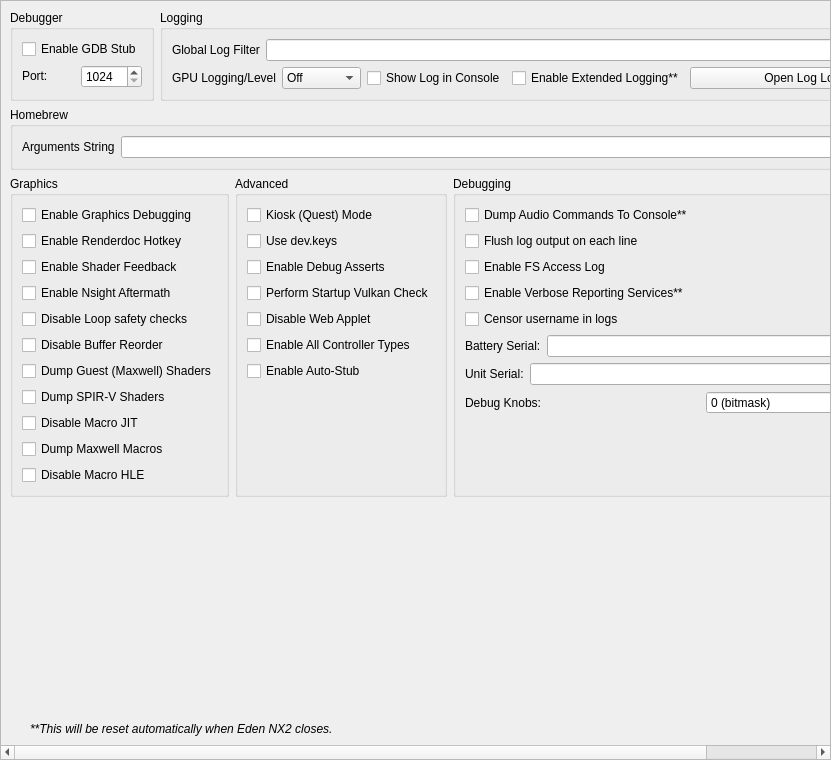
<?xml version="1.0" encoding="UTF-8"?>
<ui version="4.0">
 <class>ConfigureDebug</class>
 <widget class="QScrollArea" name="ConfigureDebug">
  <property name="geometry">
   <rect>
    <x>0</x>
    <y>0</y>
    <width>831</width>
    <height>760</height>
   </rect>
  </property>
  <property name="widgetResizable">
   <bool>true</bool>
  </property>
  <widget class="QWidget" name="widget">
   <property name="geometry">
    <rect>
     <x>0</x>
     <y>0</y>
     <width>829</width>
     <height>758</height>
    </rect>
   </property>
   <layout class="QVBoxLayout" name="verticalLayout_1">
    <item>
     <layout class="QHBoxLayout" name="horizontalLayout">
      <property name="topMargin">
       <number>0</number>
      </property>
      <item>
       <widget class="QGroupBox" name="groupBox">
        <property name="sizePolicy">
         <sizepolicy hsizetype="Preferred" vsizetype="Preferred">
          <horstretch>0</horstretch>
          <verstretch>0</verstretch>
         </sizepolicy>
        </property>
        <property name="title">
         <string>Debugger</string>
        </property>
        <property name="alignment">
         <set>Qt::AlignmentFlag::AlignLeading|Qt::AlignmentFlag::AlignLeft|Qt::AlignmentFlag::AlignTop</set>
        </property>
        <property name="flat">
         <bool>false</bool>
        </property>
        <property name="checkable">
         <bool>false</bool>
        </property>
        <layout class="QVBoxLayout" name="verticalLayout_3">
         <item>
          <widget class="QWidget" name="debug_widget" native="true">
           <property name="sizePolicy">
            <sizepolicy hsizetype="Preferred" vsizetype="Maximum">
             <horstretch>0</horstretch>
             <verstretch>0</verstretch>
            </sizepolicy>
           </property>
           <layout class="QVBoxLayout" name="verticalLayout">
            <property name="sizeConstraint">
             <enum>QLayout::SizeConstraint::SetDefaultConstraint</enum>
            </property>
            <property name="leftMargin">
             <number>0</number>
            </property>
            <property name="topMargin">
             <number>0</number>
            </property>
            <property name="rightMargin">
             <number>0</number>
            </property>
            <property name="bottomMargin">
             <number>0</number>
            </property>
            <item>
             <widget class="QCheckBox" name="toggle_gdbstub">
              <property name="sizePolicy">
               <sizepolicy hsizetype="Maximum" vsizetype="Maximum">
                <horstretch>0</horstretch>
                <verstretch>0</verstretch>
               </sizepolicy>
              </property>
              <property name="text">
               <string>Enable GDB Stub</string>
              </property>
             </widget>
            </item>
            <item>
             <widget class="QWidget" name="horizontalWidget_3" native="true">
              <property name="sizePolicy">
               <sizepolicy hsizetype="Preferred" vsizetype="Maximum">
                <horstretch>0</horstretch>
                <verstretch>0</verstretch>
               </sizepolicy>
              </property>
              <layout class="QHBoxLayout" name="horizontalLayout_3">
               <property name="leftMargin">
                <number>0</number>
               </property>
               <property name="topMargin">
                <number>0</number>
               </property>
               <property name="rightMargin">
                <number>0</number>
               </property>
               <property name="bottomMargin">
                <number>0</number>
               </property>
               <item>
                <widget class="QLabel" name="label_11">
                 <property name="sizePolicy">
                  <sizepolicy hsizetype="Minimum" vsizetype="Maximum">
                   <horstretch>0</horstretch>
                   <verstretch>0</verstretch>
                  </sizepolicy>
                 </property>
                 <property name="text">
                  <string>Port:</string>
                 </property>
                </widget>
               </item>
               <item>
                <widget class="QSpinBox" name="gdbport_spinbox">
                 <property name="sizePolicy">
                  <sizepolicy hsizetype="Preferred" vsizetype="Maximum">
                   <horstretch>0</horstretch>
                   <verstretch>0</verstretch>
                  </sizepolicy>
                 </property>
                 <property name="minimum">
                  <number>1024</number>
                 </property>
                 <property name="maximum">
                  <number>65535</number>
                 </property>
                </widget>
               </item>
              </layout>
             </widget>
            </item>
           </layout>
          </widget>
         </item>
        </layout>
       </widget>
      </item>
      <item>
       <widget class="QGroupBox" name="groupBox_2">
        <property name="sizePolicy">
         <sizepolicy hsizetype="Expanding" vsizetype="Preferred">
          <horstretch>0</horstretch>
          <verstretch>0</verstretch>
         </sizepolicy>
        </property>
        <property name="title">
         <string>Logging</string>
        </property>
        <layout class="QGridLayout" name="gridLayout_1">
         <item row="0" column="0" colspan="4">
          <widget class="QWidget" name="logging_widget" native="true">
           <property name="sizePolicy">
            <sizepolicy hsizetype="Preferred" vsizetype="Maximum">
             <horstretch>0</horstretch>
             <verstretch>0</verstretch>
            </sizepolicy>
           </property>
           <layout class="QHBoxLayout" name="horizontalLayout_1">
            <property name="leftMargin">
             <number>0</number>
            </property>
            <property name="topMargin">
             <number>0</number>
            </property>
            <property name="rightMargin">
             <number>0</number>
            </property>
            <property name="bottomMargin">
             <number>0</number>
            </property>
            <item>
             <widget class="QLabel" name="label_1">
              <property name="sizePolicy">
               <sizepolicy hsizetype="Preferred" vsizetype="Preferred">
                <horstretch>0</horstretch>
                <verstretch>0</verstretch>
               </sizepolicy>
              </property>
              <property name="text">
               <string>Global Log Filter</string>
              </property>
             </widget>
            </item>
            <item>
             <widget class="QLineEdit" name="log_filter_edit"/>
            </item>
           </layout>
          </widget>
         </item>
         <item row="1" column="0">
          <widget class="QWidget" name="gpu_log_level_widget" native="true">
           <property name="sizePolicy">
            <sizepolicy hsizetype="Preferred" vsizetype="Maximum">
             <horstretch>0</horstretch>
             <verstretch>0</verstretch>
            </sizepolicy>
           </property>
           <layout class="QHBoxLayout" name="gpu_log_level_layout">
            <property name="leftMargin">
             <number>0</number>
            </property>
            <property name="topMargin">
             <number>0</number>
            </property>
            <property name="rightMargin">
             <number>0</number>
            </property>
            <property name="bottomMargin">
             <number>0</number>
            </property>
            <item>
             <widget class="QLabel" name="gpu_log_level_label">
              <property name="text">
               <string>GPU Logging/Level</string>
              </property>
             </widget>
            </item>
            <item>
             <widget class="QComboBox" name="gpu_log_level">
              <property name="toolTip">
               <string>Detail level for GPU logs. Off disables logging entirely.</string>
              </property>
              <item>
               <property name="text">
                <string>Off</string>
               </property>
              </item>
              <item>
               <property name="text">
                <string>Errors</string>
               </property>
              </item>
              <item>
               <property name="text">
                <string>Standard</string>
               </property>
              </item>
              <item>
               <property name="text">
                <string>Verbose</string>
               </property>
              </item>
              <item>
               <property name="text">
                <string>All</string>
               </property>
              </item>
             </widget>
            </item>
           </layout>
          </widget>
         </item>
         <item row="1" column="1">
          <widget class="QCheckBox" name="toggle_console">
           <property name="text">
            <string>Show Log in Console</string>
           </property>
          </widget>
         </item>
         <item row="1" column="2">
          <widget class="QCheckBox" name="extended_logging">
           <property name="enabled">
            <bool>true</bool>
           </property>
           <property name="toolTip">
            <string>When checked, the max size of the log increases from 100 MB to 1 GB</string>
           </property>
           <property name="text">
            <string>Enable Extended Logging**</string>
           </property>
          </widget>
         </item>
         <item row="1" column="3">
          <widget class="QPushButton" name="open_log_button">
           <property name="sizePolicy">
            <sizepolicy hsizetype="Expanding" vsizetype="Maximum">
             <horstretch>1</horstretch>
             <verstretch>0</verstretch>
            </sizepolicy>
           </property>
           <property name="minimumSize">
            <size>
             <width>250</width>
             <height>0</height>
            </size>
           </property>
           <property name="text">
            <string>Open Log Location</string>
           </property>
          </widget>
         </item>
        </layout>
       </widget>
      </item>
     </layout>
    </item>
    <item>
     <widget class="QGroupBox" name="groupBox_3">
      <property name="title">
       <string>Homebrew</string>
      </property>
      <layout class="QVBoxLayout" name="verticalLayout_5">
       <item>
        <layout class="QHBoxLayout" name="horizontalLayout_4">
         <item>
          <widget class="QLabel" name="label_3">
           <property name="text">
            <string>Arguments String</string>
           </property>
          </widget>
         </item>
         <item>
          <widget class="QLineEdit" name="homebrew_args_edit"/>
         </item>
        </layout>
       </item>
      </layout>
     </widget>
    </item>
    <item>
     <layout class="QHBoxLayout" name="horizontalLayout_2">
      <item>
       <widget class="QGroupBox" name="groupBox_4">
        <property name="title">
         <string>Graphics</string>
        </property>
        <layout class="QGridLayout" name="gridLayout_2">
         <item row="4" column="0">
          <widget class="QCheckBox" name="disable_loop_safety_checks">
           <property name="toolTip">
            <string>When checked, it executes shaders without loop logic changes</string>
           </property>
           <property name="text">
            <string>Disable Loop safety checks</string>
           </property>
          </widget>
         </item>
         <item row="9" column="0">
          <widget class="QCheckBox" name="dump_macros">
           <property name="enabled">
            <bool>true</bool>
           </property>
           <property name="toolTip">
            <string>When checked, it will dump all the macro programs of the GPU</string>
           </property>
           <property name="text">
            <string>Dump Maxwell Macros</string>
           </property>
          </widget>
         </item>
         <item row="3" column="0">
          <widget class="QCheckBox" name="enable_nsight_aftermath">
           <property name="toolTip">
            <string>When checked, it enables Nsight Aftermath crash dumps</string>
           </property>
           <property name="text">
            <string>Enable Nsight Aftermath</string>
           </property>
          </widget>
         </item>
         <item row="6" column="0">
          <widget class="QCheckBox" name="dump_guest_shaders">
           <property name="enabled">
            <bool>true</bool>
           </property>
           <property name="toolTip">
            <string>When checked, it will dump original Maxwell guest shader bytecode (the input to the recompiler) as .ash files under DumpDir/shaders/. Useful for inspection with nvdisasm.</string>
           </property>
           <property name="text">
            <string>Dump Guest (Maxwell) Shaders</string>
           </property>
          </widget>
         </item>
         <item row="1" column="0">
          <widget class="QCheckBox" name="enable_renderdoc_hotkey">
           <property name="text">
            <string>Enable Renderdoc Hotkey</string>
           </property>
          </widget>
         </item>
         <item row="8" column="0">
          <widget class="QCheckBox" name="disable_macro_jit">
           <property name="enabled">
            <bool>true</bool>
           </property>
           <property name="toolTip">
            <string>When checked, it disables the macro Just In Time compiler. Enabling this makes games run slower</string>
           </property>
           <property name="text">
            <string>Disable Macro JIT</string>
           </property>
          </widget>
         </item>
         <item row="10" column="0">
          <widget class="QCheckBox" name="disable_macro_hle">
           <property name="enabled">
            <bool>true</bool>
           </property>
           <property name="toolTip">
            <string>When checked, it disables the macro HLE functions. Enabling this makes games run slower</string>
           </property>
           <property name="text">
            <string>Disable Macro HLE</string>
           </property>
          </widget>
         </item>
         <item row="0" column="0">
          <widget class="QCheckBox" name="enable_graphics_debugging">
           <property name="enabled">
            <bool>true</bool>
           </property>
           <property name="toolTip">
            <string>When checked, the graphics API enters a slower debugging mode</string>
           </property>
           <property name="text">
            <string>Enable Graphics Debugging</string>
           </property>
          </widget>
         </item>
         <item row="11" column="0">
          <spacer name="verticalSpacer_5">
           <property name="orientation">
            <enum>Qt::Orientation::Vertical</enum>
           </property>
           <property name="sizeType">
            <enum>QSizePolicy::Policy::Preferred</enum>
           </property>
           <property name="sizeHint" stdset="0">
            <size>
             <width>20</width>
             <height>0</height>
            </size>
           </property>
          </spacer>
         </item>
         <item row="2" column="0">
          <widget class="QCheckBox" name="enable_shader_feedback">
           <property name="toolTip">
            <string>When checked, Eden NX2 will log statistics about the compiled pipeline cache</string>
           </property>
           <property name="text">
            <string>Enable Shader Feedback</string>
           </property>
          </widget>
         </item>
         <item row="5" column="0">
          <widget class="QCheckBox" name="disable_buffer_reorder">
           <property name="toolTip">
            <string>&lt;html&gt;&lt;head/&gt;&lt;body&gt;&lt;p&gt;When checked, disables reordering of mapped memory uploads which allows to associate uploads with specific draws. May reduce performance in some cases.&lt;/p&gt;&lt;/body&gt;&lt;/html&gt;</string>
           </property>
           <property name="text">
            <string>Disable Buffer Reorder</string>
           </property>
          </widget>
         </item>
         <item row="7" column="0">
          <widget class="QCheckBox" name="gpu_log_shader_dumps">
           <property name="toolTip">
            <string>When checked, it will dump the recompiler's output SPIR-V binaries (.spv) under LogDir/shaders/. Inspect via SPIRV-Tools (spirv-dis / spirv-cross / spirv-val) or RenderDoc.</string>
           </property>
           <property name="text">
            <string>Dump SPIR-V Shaders</string>
           </property>
          </widget>
         </item>
        </layout>
       </widget>
      </item>
      <item>
       <widget class="QGroupBox" name="groupBox_6">
        <property name="title">
         <string>Advanced</string>
        </property>
        <layout class="QGridLayout" name="gridLayout_4">
         <item row="3" column="0">
          <widget class="QCheckBox" name="perform_vulkan_check">
           <property name="toolTip">
            <string>Enables Eden NX2 to check for a working Vulkan environment when the program starts up. Disable this if this is causing issues with external programs seeing Eden NX2.</string>
           </property>
           <property name="text">
            <string>Perform Startup Vulkan Check</string>
           </property>
          </widget>
         </item>
         <item row="4" column="0">
          <widget class="QCheckBox" name="disable_web_applet">
           <property name="text">
            <string>Disable Web Applet</string>
           </property>
          </widget>
         </item>
         <item row="5" column="0">
          <widget class="QCheckBox" name="enable_all_controllers">
           <property name="text">
            <string>Enable All Controller Types</string>
           </property>
          </widget>
         </item>
         <item row="6" column="0">
          <widget class="QCheckBox" name="use_auto_stub">
           <property name="text">
            <string>Enable Auto-Stub</string>
           </property>
          </widget>
         </item>
         <item row="0" column="0">
          <widget class="QCheckBox" name="quest_flag">
           <property name="text">
            <string>Kiosk (Quest) Mode</string>
           </property>
          </widget>
         </item>
         <item row="1" column="0">
          <widget class="QCheckBox" name="use_dev_keys">
           <property name="text">
            <string>Use dev.keys</string>
           </property>
          </widget>
         </item>
         <item row="2" column="0">
          <widget class="QCheckBox" name="use_debug_asserts">
           <property name="text">
            <string>Enable Debug Asserts</string>
           </property>
          </widget>
         </item>
         <item row="7" column="0">
          <spacer name="verticalSpacer_4">
           <property name="orientation">
            <enum>Qt::Orientation::Vertical</enum>
           </property>
           <property name="sizeType">
            <enum>QSizePolicy::Policy::Expanding</enum>
           </property>
           <property name="sizeHint" stdset="0">
            <size>
             <width>20</width>
             <height>0</height>
            </size>
           </property>
          </spacer>
         </item>
        </layout>
       </widget>
      </item>
      <item>
       <widget class="QGroupBox" name="groupBox_5">
        <property name="title">
         <string>Debugging</string>
        </property>
        <layout class="QGridLayout" name="gridLayout_3">
         <item row="6" column="0">
          <widget class="QWidget" name="serial_battery_widget" native="true">
           <property name="sizePolicy">
            <sizepolicy hsizetype="Preferred" vsizetype="Maximum">
             <horstretch>0</horstretch>
             <verstretch>0</verstretch>
            </sizepolicy>
           </property>
           <layout class="QHBoxLayout" name="horizontalLayout_11">
            <property name="leftMargin">
             <number>0</number>
            </property>
            <property name="topMargin">
             <number>0</number>
            </property>
            <property name="rightMargin">
             <number>0</number>
            </property>
            <property name="bottomMargin">
             <number>0</number>
            </property>
            <item>
             <widget class="QLabel" name="label_12">
              <property name="sizePolicy">
               <sizepolicy hsizetype="Preferred" vsizetype="Preferred">
                <horstretch>0</horstretch>
                <verstretch>0</verstretch>
               </sizepolicy>
              </property>
              <property name="text">
               <string>Battery Serial:</string>
              </property>
             </widget>
            </item>
            <item>
             <widget class="QLineEdit" name="serial_battery_edit"/>
            </item>
           </layout>
          </widget>
         </item>
         <item row="8" column="0">
          <widget class="QWidget" name="debug_knobs_widget" native="true">
           <property name="sizePolicy">
            <sizepolicy hsizetype="Preferred" vsizetype="Maximum">
             <horstretch>0</horstretch>
             <verstretch>0</verstretch>
            </sizepolicy>
           </property>
           <layout class="QHBoxLayout" name="horizontalLayout_debug_knobs">
            <property name="leftMargin">
             <number>0</number>
            </property>
            <property name="topMargin">
             <number>0</number>
            </property>
            <property name="rightMargin">
             <number>0</number>
            </property>
            <property name="bottomMargin">
             <number>0</number>
            </property>
            <item>
             <widget class="QLabel" name="label_debug_knobs">
              <property name="sizePolicy">
               <sizepolicy hsizetype="Preferred" vsizetype="Preferred">
                <horstretch>0</horstretch>
                <verstretch>0</verstretch>
               </sizepolicy>
              </property>
              <property name="text">
               <string>Debug Knobs:</string>
              </property>
             </widget>
            </item>
            <item>
             <widget class="QSpinBox" name="debug_knobs_spinbox">
              <property name="minimum">
               <number>0</number>
              </property>
              <property name="maximum">
               <number>65535</number>
              </property>
              <property name="toolTip">
               <string>Bitmask for quick development toggles</string>
              </property>
              <property name="statusTip">
               <string>Set debug knobs (bitmask)</string>
              </property>
              <property name="whatsThis">
               <string>16-bit debug knob set for quick development toggles</string>
              </property>
              <property name="suffix">
               <string> (bitmask)</string>
              </property>
             </widget>
            </item>
           </layout>
          </widget>
         </item>
         <item row="7" column="0">
          <widget class="QWidget" name="serial_board_widget" native="true">
           <property name="sizePolicy">
            <sizepolicy hsizetype="Preferred" vsizetype="Maximum">
             <horstretch>0</horstretch>
             <verstretch>0</verstretch>
            </sizepolicy>
           </property>
           <layout class="QHBoxLayout" name="horizontalLayout_12">
            <property name="leftMargin">
             <number>0</number>
            </property>
            <property name="topMargin">
             <number>0</number>
            </property>
            <property name="rightMargin">
             <number>0</number>
            </property>
            <property name="bottomMargin">
             <number>0</number>
            </property>
            <item>
             <widget class="QLabel" name="label_13">
              <property name="sizePolicy">
               <sizepolicy hsizetype="Preferred" vsizetype="Preferred">
                <horstretch>0</horstretch>
                <verstretch>0</verstretch>
               </sizepolicy>
              </property>
              <property name="text">
               <string>Unit Serial:</string>
              </property>
             </widget>
            </item>
            <item>
             <widget class="QLineEdit" name="serial_board_edit"/>
            </item>
           </layout>
          </widget>
         </item>
         <item row="20" column="0">
          <spacer name="verticalSpacer_3">
           <property name="orientation">
            <enum>Qt::Orientation::Vertical</enum>
           </property>
           <property name="sizeType">
            <enum>QSizePolicy::Policy::Expanding</enum>
           </property>
           <property name="sizeHint" stdset="0">
            <size>
             <width>20</width>
             <height>0</height>
            </size>
           </property>
          </spacer>
         </item>
         <item row="1" column="0">
          <widget class="QCheckBox" name="dump_audio_commands">
           <property name="toolTip">
            <string>Enable this to output the latest generated audio command list to the console. Only affects games using the audio renderer.</string>
           </property>
           <property name="text">
            <string>Dump Audio Commands To Console**</string>
           </property>
          </widget>
         </item>
         <item row="2" column="0">
          <widget class="QCheckBox" name="flush_line">
           <property name="text">
            <string>Flush log output on each line</string>
           </property>
          </widget>
         </item>
         <item row="3" column="0">
          <widget class="QCheckBox" name="fs_access_log">
           <property name="text">
            <string>Enable FS Access Log</string>
           </property>
          </widget>
         </item>
         <item row="4" column="0">
          <widget class="QCheckBox" name="reporting_services">
           <property name="text">
            <string>Enable Verbose Reporting Services**</string>
           </property>
          </widget>
         </item>
         <item row="5" column="0">
          <widget class="QCheckBox" name="censor_username">
           <property name="text">
            <string>Censor username in logs</string>
           </property>
          </widget>
         </item>
        </layout>
       </widget>
      </item>
     </layout>
    </item>
    <item>
     <spacer name="verticalSpacer">
      <property name="orientation">
       <enum>Qt::Orientation::Vertical</enum>
      </property>
      <property name="sizeHint" stdset="0">
       <size>
        <width>20</width>
        <height>0</height>
       </size>
      </property>
     </spacer>
    </item>
    <item>
     <widget class="QLabel" name="label_5">
      <property name="sizePolicy">
       <sizepolicy hsizetype="Expanding" vsizetype="Preferred">
        <horstretch>0</horstretch>
        <verstretch>0</verstretch>
       </sizepolicy>
      </property>
      <property name="font">
       <font>
        <italic>true</italic>
       </font>
      </property>
      <property name="text">
    <string>**This will be reset automatically when Eden NX2 closes.</string>
      </property>
      <property name="indent">
       <number>20</number>
      </property>
     </widget>
    </item>
   </layout>
  </widget>
 </widget>
 <tabstops>
  <tabstop>log_filter_edit</tabstop>
  <tabstop>toggle_console</tabstop>
  <tabstop>extended_logging</tabstop>
  <tabstop>open_log_button</tabstop>
  <tabstop>homebrew_args_edit</tabstop>
  <tabstop>enable_graphics_debugging</tabstop>
  <tabstop>enable_shader_feedback</tabstop>
  <tabstop>enable_nsight_aftermath</tabstop>
  <tabstop>fs_access_log</tabstop>
  <tabstop>reporting_services</tabstop>
  <tabstop>quest_flag</tabstop>
  <tabstop>use_debug_asserts</tabstop>
 </tabstops>
 <resources/>
 <connections/>
</ui>
